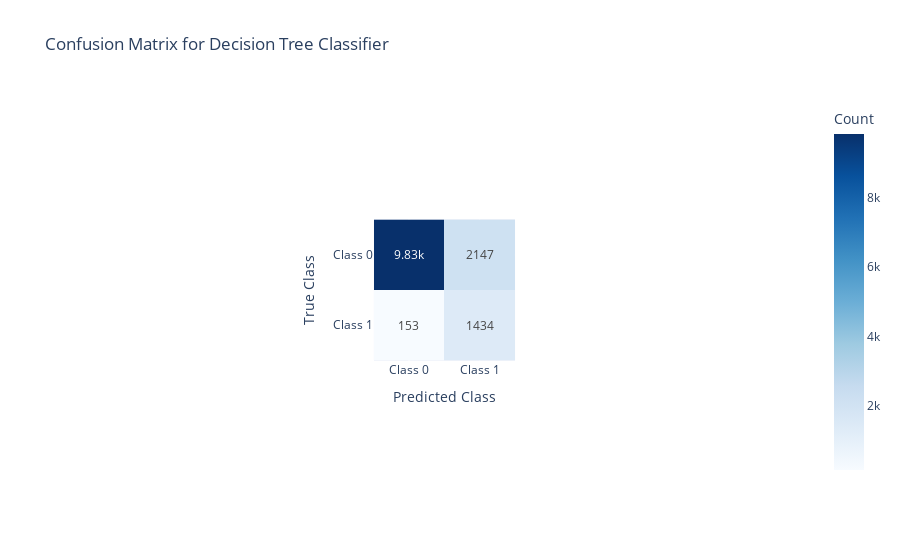

Notebook code cell kept with this figure:
### Markdown cell above
## Random Forest Classifier

### Code cell
# Random Forest Classifier
rf_classifier = RandomForestClassifier(random_state=0, n_estimators=100)
rf_classifier.fit(X_train_balanced, y_train_balanced)
y_pred_rf = rf_classifier.predict(X_test_rfe)
print("Random Forest Accuracy:", accuracy_score(y_test, y_pred_rf))
print("Random Forest Confusion Matrix:\n", confusion_matrix(y_test, y_pred_rf))
print("Random Forest Classification Report:\n", classification_report(y_test, y_pred_rf))

# Compute the confusion matrix for the Decision Tree classifier
cm_rf = confusion_matrix(y_test, y_pred_rf)
# Create a heatmap for the confusion matrix using Plotly
fig = px.imshow(
    cm_rf,
    text_auto=True,
    color_continuous_scale='Blues',
    title="Confusion Matrix for Decision Tree Classifier",
    labels=dict(x="Predicted Class", y="True Class", color="Count")
)
# Customize axis labels to match class names
fig.update_layout(
    xaxis=dict(tickmode="array", tickvals=[0, 1], ticktext=["Class 0", "Class 1"]),
    yaxis=dict(tickmode="array", tickvals=[0, 1], ticktext=["Class 0", "Class 1"])
)
# Display the heatmap
fig.show()

### Figure 1 — Plotly figure (JSON) as saved in the notebook; plotly's stock layout.template omitted (floating-point values rounded to 4 significant figures)
{"data": [{"coloraxis": "coloraxis", "hovertemplate": "Predicted Class: %{x}<br>True Class: %{y}<br>Count: %{z}<extra></extra>", "name": "0", "texttemplate": "%{z}", "type": "heatmap", "xaxis": "x", "yaxis": "y", "z": [[9830, 2147], [153, 1434]]}], "layout": {"autosize": true, "coloraxis": {"colorbar": {"title": {"text": "Count"}}, "colorscale": [[0, "rgb(247,251,255)"], [0.125, "rgb(222,235,247)"], [0.25, "rgb(198,219,239)"], [0.375, "rgb(158,202,225)"], [0.5, "rgb(107,174,214)"], [0.625, "rgb(66,146,198)"], [0.75, "rgb(33,113,181)"], [0.875, "rgb(8,81,156)"], [1, "rgb(8,48,107)"]]}, "title": {"text": "Confusion Matrix for Decision Tree Classifier"}, "xaxis": {"anchor": "y", "autorange": true, "constrain": "domain", "domain": [0.4032, 0.5968], "range": [-0.5, 1.5], "scaleanchor": "y", "tickmode": "array", "ticktext": ["Class 0", "Class 1"], "tickvals": [0, 1], "title": {"text": "Predicted Class"}}, "yaxis": {"anchor": "x", "autorange": true, "constrain": "domain", "domain": [0, 1], "range": [1.5, -0.5], "tickmode": "array", "ticktext": ["Class 0", "Class 1"], "tickvals": [0, 1], "title": {"text": "True Class"}}}}
